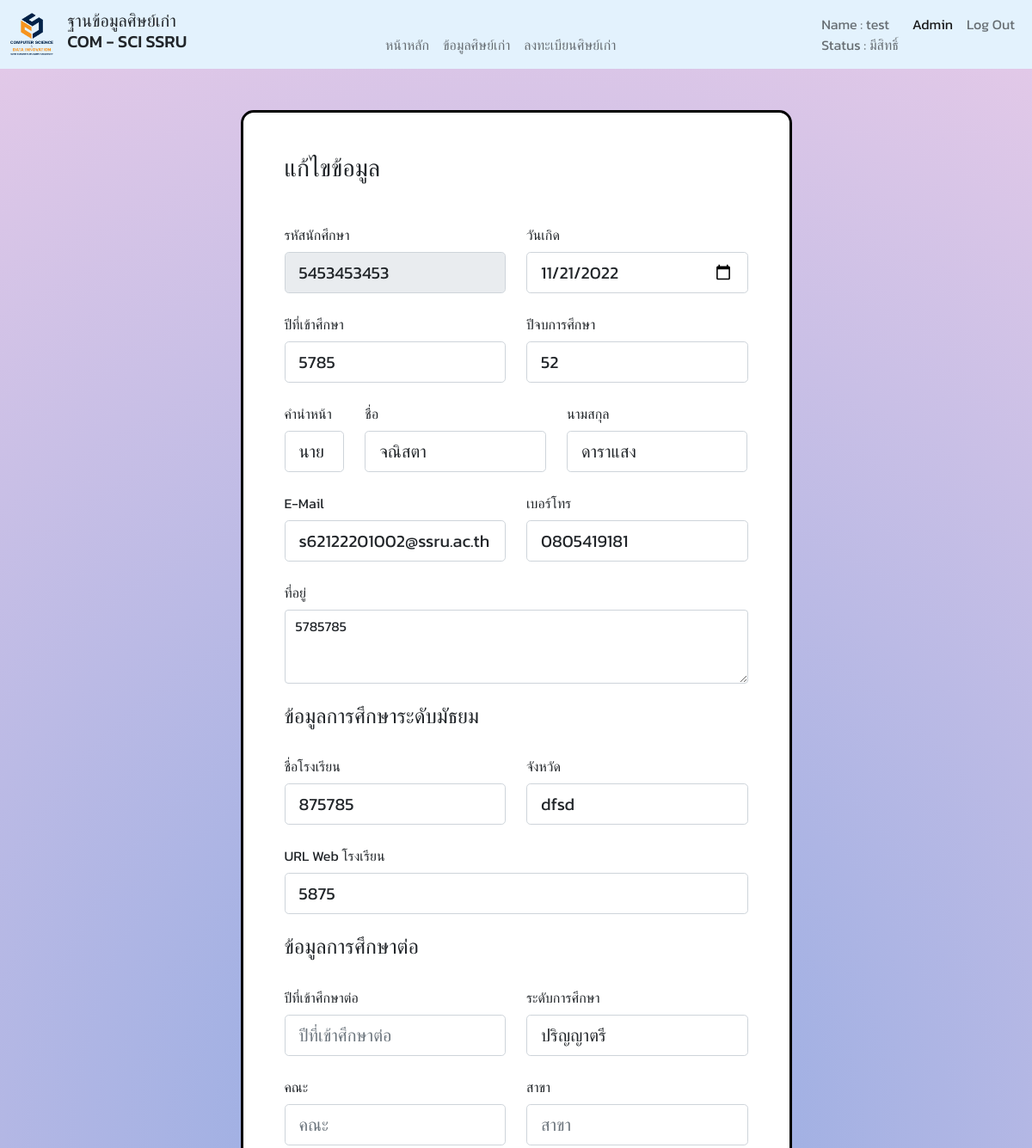
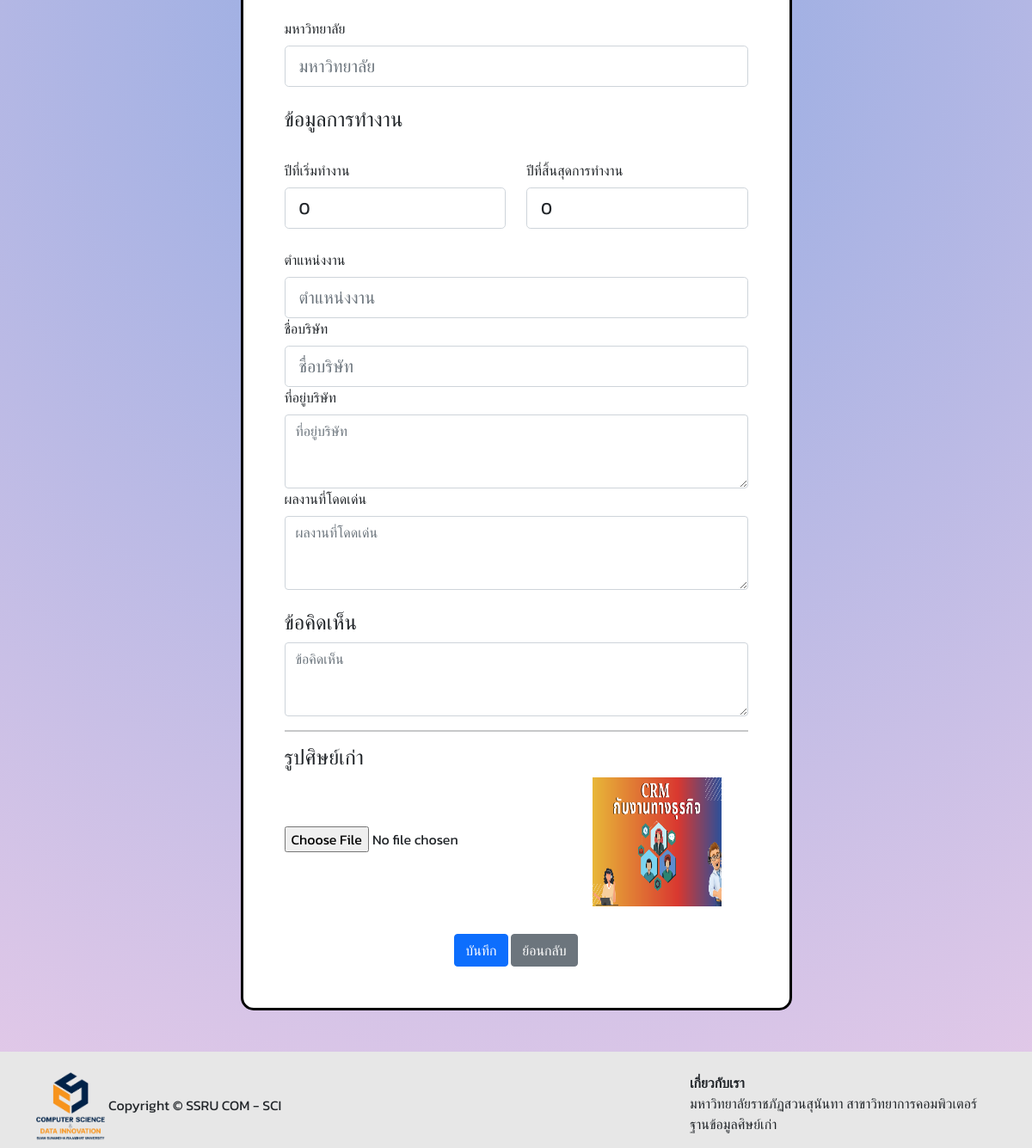
The page /update_user.php?id=5453453453 (signed in) on the database its author committed (2 pictures, top to bottom).
### tables this page shows
CREATE TABLE `tb_alumni` (
  `alumni_id` varchar(11) NOT NULL,
  `alumni_year_in` int(11) NOT NULL,
  `alumni_year_out` int(11) NOT NULL,
  `alumni_prefix` varchar(20) NOT NULL,
  `alumni_firstname` varchar(20) DEFAULT NULL,
  `alumni_lastname` varchar(20) DEFAULT NULL,
  `alumni_birthday` date DEFAULT NULL,
  `alumni_email` varchar(100) DEFAULT NULL,
  `alumni_phone` varchar(10) DEFAULT NULL,
  `alumni_address` varchar(255) DEFAULT NULL,
  `alumni_idcard` varchar(13) DEFAULT NULL,
  `alumni_comment` text DEFAULT NULL,
  `alumni_status` int(1) DEFAULT 0,
  `alumni_sex` varchar(6) NOT NULL,
  `alumni_img` varchar(255) NOT NULL
);

CREATE TABLE `tb_alumni_school` (
  `school_id` int(20) NOT NULL,
  `alumni_id` varchar(11) NOT NULL,
  `school_name` varchar(50) NOT NULL,
  `school_province` varchar(50) NOT NULL,
  `school_url` text NOT NULL
);

CREATE TABLE `tb_alumni_work` (
  `company_id` int(11) NOT NULL,
  `company_name` varchar(50) NOT NULL,
  `company_address` text NOT NULL,
  `company_start` int(4) NOT NULL,
  `company_end` int(4) NOT NULL,
  `company_performance` text NOT NULL,
  `alumni_id` varchar(11) NOT NULL,
  `company_position` varchar(50) NOT NULL
);

### update_user.php (the view, shortened to what the rows shown need)
<?php
include 'connection.php';
$sql = $conn->prepare("SELECT * FROM `tb_admin` WHERE `admin_username` = ?;");
$sql->bindParam(1, $_SESSION['admin_username']);
$sql->execute();
$publisher = $sql->fetch(PDO::FETCH_ASSOC);
$sql2 = $conn->prepare("SELECT tb_alumni.alumni_id, tb_alumni.alumni_year_in, tb_alumni.alumni_year_out, tb_alumni.alumni_prefix
, tb_alumni.alumni_firstname, tb_alumni.alumni_lastname, tb_alumni.alumni_birthday, tb_alumni.alumni_img, tb_alumni.alumni_email,
tb_alumni.alumni_phone, tb_alumni.alumni_address, tb_alumni.alumni_comment,
tb_alumni.alumni_status, tb_alumni.alumni_sex, tb_alumni_school.school_name, tb_alumni_school.school_province, tb_alumni_school.school_url, tb_alomni_education.education_year, tb_alomni_education.education_level,
tb_alomni_education.education_faculty, tb_alomni_education.education_branch, tb_alomni_education.education_university, tb_alumni_work.company_name, tb_alumni_work.company_address, tb_alumni_work.company_start,
tb_alumni_work.company_end, tb_alumni_work.company_performance, tb_alumni_work.company_position
FROM    ((tb_alumni LEFT JOIN tb_alumni_school ON tb_alumni.alumni_id  = tb_alumni_school.alumni_id)
LEFT JOIN tb_alomni_education ON tb_alumni.alumni_id  = tb_alomni_education.alumni_id)
LEFT JOIN tb_alumni_work ON tb_alumni.alumni_id  = tb_alumni_work.alumni_id WHERE tb_alumni.alumni_id=?");
$sql2->bindParam(1, $_GET["id"]);
$sql2->execute();
$publisher2 = $sql2->fetch(PDO::FETCH_ASSOC);
?>
<!DOCTYPE html>
<html lang="en">
<head>
  <link href="https://cdn.jsdelivr.net/npm/bootstrap@5.1.1/dist/css/bootstrap.min.css" rel="stylesheet" />
</head>
<body class="gradient-custom d-flex flex-column min-vh-100">
  <nav class="navbar sticky-top navbar-expand-lg navbar-light" style="background-color: #e3f2fd;">
    <div class="container-fluid">
      <div class="collapse navbar-collapse" id="navbarSupportedContent">
        <div class="row">
          <div class="col align-self-end">
            <ul class="navbar-nav m-auto mb-2 mb-lg-0">
              <li class="nav-item">
                <div class="nav-link">Name : <?php
                                              echo $publisher['admin_firstname']
                                              ?> <br> Status : <?php if ($publisher['admin_status'] == 0) {
                                                                  echo "ไม่มีสิทธิ์";
                                                                } else {
                                                                  echo "มีสิทธิ์";
                                                                } ?></div>
              </li>
            </ul>
          </div>
        </div>
      </div>
    </div>
  </nav>
  <section>
    <form method="POST" enctype="multipart/form-data">
      <div class="container py-5 h-100">
        <div class="row justify-content-center align-items-center h-100">
          <div class="col-12 col-lg-9 col-xl-7">
            <div class="card shadow-10-strong card-registration" style="border-radius: 15px; border: 3px solid #000000;">
              <div class="card-body p-4 p-md-5">
                <form>
                  <div class="row">
                    <div class="col-md-6 mb-4">
                      <div class="form-outline">
                        <label class="form-label" for="alumni_id">รหัสนักศึกษา</label>
                        <input type="text" name="alumni_id" readonly placeholder="รหัสนักศึกษา" class="form-control form-control-lg" value="<?php echo $publisher2['alumni_id'] ?>" required />
                      </div>
                    </div>
                    <div class=" col-md-6 mb-4">
                      <div class="form-outline">
                        <label class="form-label" for="alumni_birthday">วันเกิด</label>
                        <input type="date" name="alumni_birthday" placeholder="วันเกิด" class="form-control form-control-lg" value="<?php echo $publisher2['alumni_birthday'] ?>" required />
                      </div>
                    </div>
                  </div>
                  <div class="row">
                    <div class="col-md-6 mb-4">
                      <div class="form-outline">
                        <label class="form-label" for="firstName">ปีที่เข้าศึกษา</label>
                        <input type="number" name="alumni_year_in" placeholder="ปีที่เข้าศึกษา" class="form-control form-control-lg" value="<?php echo $publisher2['alumni_year_in'] ?>" required />
                      </div>
                    </div>
                    <div class="col-md-6 mb-4">
                      <div class="form-outline">
                        <label class="form-label" for="lastName">ปีจบการศึกษา</label>
                        <input type="number" name="alumni_year_out" placeholder="ปีจบการศึกษา" class="form-control form-control-lg" value="<?php echo $publisher2['alumni_year_out'] ?>" required />
                      </div>
                    </div>
                  </div>
                  <div class="row">
                    <div class="col-md-2 mb-2">
                      <label class="form-label select-label">คำนำหน้า</label>
                      <select class="select form-control form-control-lg" name="alumni_prefix" required>
                        <option value="<?php echo $publisher2['alumni_prefix'] ?>"><?php echo $publisher2['alumni_prefix'] ?></option>
                      </select>
                    </div>
                    <div class="col-md-5 mb-4">
                      <div class="form-outline">
                        <label class="form-label">ชื่อ</label>
                        <input type="text" name="alumni_firstname" placeholder="ชื่อ" class="form-control form-control-lg" value="<?php echo $publisher2['alumni_firstname'] ?>" required />
                      </div>
                    </div>
                    <div class="col-md-5 mb-4">
                      <div class="form-outline">
                        <label class="form-label">นามสกุล</label>
                        <input type="text" name="alumni_lastname" placeholder="นามสกุล" class="form-control form-control-lg" value="<?php echo $publisher2['alumni_lastname'] ?>" required />
                      </div>
                    </div>
                  </div>
                  <div class="row">
                    <div class="col-md-6 mb-4">
                      <div class="form-outline">
                        <label class="form-label">E-Mail</label>
                        <input type="email" name="alumni_email" placeholder="E-mail" class="form-control form-control-lg" value="<?php echo $publisher2['alumni_email'] ?>" required />
                      </div>
                    </div>
                    <div class="col-md-6 mb-4">
                      <div class="form-outline">
                        <label class="form-label">เบอร์โทร</label>
                        <input type="text" name="alumni_phone" placeholder="เบอร์โทร" class="form-control form-control-lg" value="<?php echo $publisher2['alumni_phone'] ?>" required />
                      </div>
                    </div>
                  </div>
                  <div class="row">
                    <div class="col-md-12 mb-12 d-flex align-items-center">
                      <div class="form-outline datepicker w-100">
                        <label for="alumni_address" class="form-label">ที่อยู่</label>
                        <textarea placeholder="ที่อยู่" class="form-control" name="alumni_address" rows="3" required><?php echo $publisher2['alumni_address'] ?></textarea>
                      </div>
                    </div>
                  </div>
                  <br>
                  <br>
                  <div class="row">
                    <div class="col-md-6 mb-4">
                      <div class="form-outline">
                        <label class="form-label" for="school_name">ชื่อโรงเรียน</label>
                        <input type="text" name="school_name" placeholder="ชื่อโรงเรียน" class="form-control form-control-lg" value="<?php echo $publisher2['school_name'] ?>" required />
                      </div>
                    </div>
                    <div class="col-md-6 mb-4">
                      <div class="form-outline">
                        <label class="form-label" for="school_province">จังหวัด</label>
                        <input type="text" name="school_province" placeholder="จังหวัด" class="form-control form-control-lg" value="<?php echo $publisher2['school_province'] ?>" required />
                      </div>
                    </div>
                    <div class="col-md-12">
                      <div class="form-outline">
                        <label class="form-label" for="school_url">URL Web โรงเรียน</label>
                        <input type="text" name="school_url" placeholder="URL Web โรงเรียน" class="form-control form-control-lg" value="<?php echo $publisher2['school_url'] ?>" required />
                      </div>
                    </div>
                  </div>
                  <br>
                  <br>
                  <br>
                  <br>
                  <div class="row">
                    <div class="col-md-6 mb-4">
                      <div class="form-outline">
                        <label class="form-label" for="company_start">ปีที่เริ่มทำงาน</label>
                        <input type="text" name="company_start" placeholder="ปีที่เริ่มทำงาน" class="form-control form-control-lg" value="<?php echo $publisher2['company_start'] ?>" />
                      </div>
                    </div>
                    <div class="col-md-6 mb-4">
                      <div class="form-outline">
                        <label class="form-label" for="company_end">ปีที่สิ้นสุดการทำงาน</label>
                        <input type="text" name="company_end" placeholder="ปีที่สิ้นสุดการทำงาน" class="form-control form-control-lg" value="<?php echo $publisher2['company_end'] ?>" />
                      </div>
                    </div>
                  </div>
                  <br>
                  <div class="col-md-12 mb-6">
                    <div class="form-outline">
                      <input type="file" class="form-control-file" name='img' accept="image/png, image/jpeg">
                      <img src="<?php echo $publisher2['alumni_img'] ?>" width="150" height="150">
                    </div>
                  </div>
                </form>
              </div>
            </div>
          </div>
        </div>
      </div>
    </form>
  </section>
</body>
</html>
<?php
exit;
?>

### rows shown on the page
tb_alumni: alumni_id "5453453453", alumni_birthday "11/21/2022", alumni_year_in "5785", alumni_year_out "52", alumni_prefix "นาย", alumni_firstname "จณิสตา", alumni_lastname "ดาราแสง", alumni_email "s62122201002@ssru.ac.th", alumni_phone "0805419181", alumni_address "5785785", school_name "875785", school_province "dfsd", school_url "5875", company_start "0", company_end "0", alumni_img (picture)

### other values the page prints
$publisher['admin_firstname'] "test"
